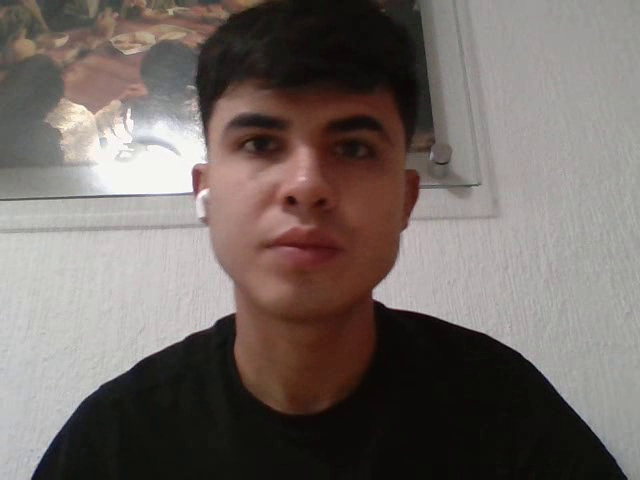
#> input picture frame 20 of angel.mp4, 640 x 480 px
$ python capturandoRostros.py
#> lines starting #> are read from the running program, lines starting #| are printed output that depends on the picture; after the words box and inside, x2 and y2 are one past the last pixel; in counts of white or black regions, pixels touching at a corner belong together
import cv2
import os
import imutils
from dotenv import load_dotenv

# Cargar las variables desde el archivo .env
load_dotenv()

PATH = os.getenv('DATA_PATH')

personName = 'angel'
dataPath = 'C://Users//Angel Diaz//Desktop//Modular//Data'
personPath = dataPath + '/' + personName

if not os.path.exists(personPath):
	print('Carpeta creada: ',personPath)
	os.makedirs(personPath)

#cap = cv2.VideoCapture(0,cv2.CAP_DSHOW)
cap = cv2.VideoCapture('angel.mp4')

faceClassif = cv2.CascadeClassifier(cv2.data.haarcascades+'haarcascade_frontalface_default.xml')
count = 0

while True:

	ret, frame = cap.read()
#> frame is the input picture: shape (480, 640, 3); mean B, G, R 101.5, 105.6, 115.3
	if ret == False: break
	frame =  imutils.resize(frame, width=640)
	gray = cv2.cvtColor(frame, cv2.COLOR_BGR2GRAY)
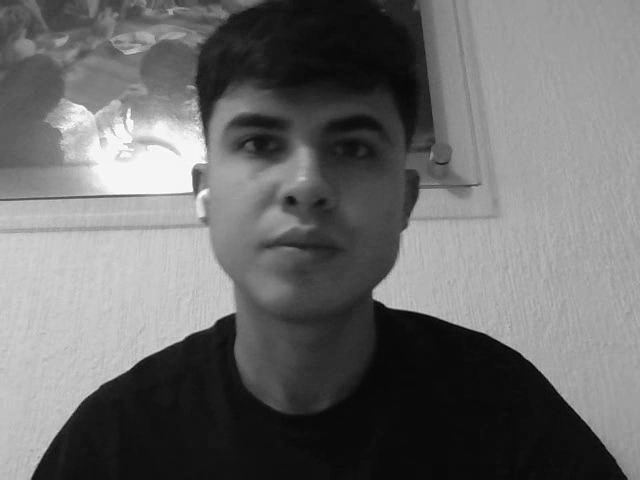
#> gray: shape (480, 640); min 1, max 255, mean 107.9
	auxFrame = frame.copy()

	faces = faceClassif.detectMultiScale(gray,1.3,5)
#> faces = [[181, 49, 244, 244]]

	for (x,y,w,h) in faces:
		cv2.rectangle(frame, (x,y),(x+w,y+h),(0,255,0),2)
		rostro = auxFrame[y:y+h,x:x+w]
		rostro = cv2.resize(rostro,(150,150),interpolation=cv2.INTER_CUBIC)
		cv2.imwrite(personPath + '/rostro_{}.jpg'.format(count),rostro)
		count = count + 1
#> this loop made 1 pass
#> (x, y, w, h, count) on pass 1: (181, 49, 244, 244, 1)
#> pass 1, `rostro = auxFrame[y:y+h,x:x+w]`:
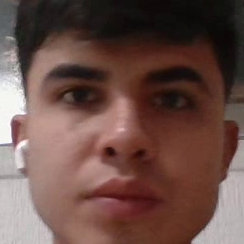
#> rostro: shape (244, 244, 3); mean B, G, R 71.5, 78.2, 106.6
#> after the loop:
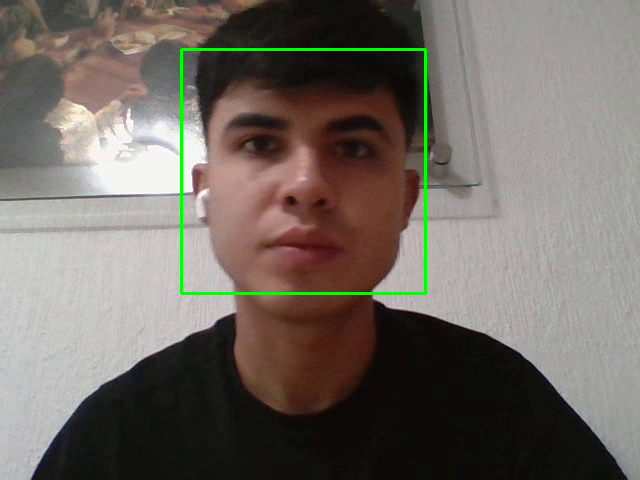
#> frame: shape (480, 640, 3); 0.95% of pixels changed, all inside (x1, y1, x2, y2) = (180, 48, 427, 295)
#> after the loop, count = 1
	cv2.imshow('frame',frame)

	k =  cv2.waitKey(1)
#> (key Esc is pressed here)
	if k == 27 or count >= 300:
		break

cap.release()
cv2.destroyAllWindows()

$ run again, starting later in the video
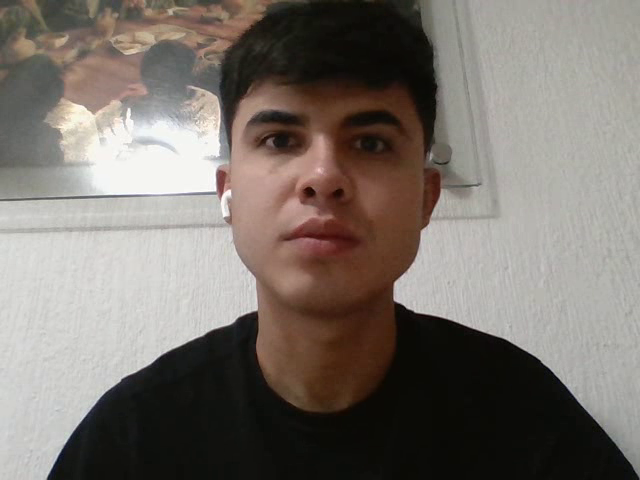
#> input picture frame 90 of angel.mp4, 640 x 480 px
#> frame is the input picture: shape (480, 640, 3); mean B, G, R 108.3, 114.8, 122.3
#> faces = [[206, 50, 231, 231]]
#> the loop `for (x,y,w,h) in faces:` made 1 pass
#> (x, y, w, h, count) on pass 1: (206, 50, 231, 231, 1)
#> pass 1, `rostro = auxFrame[y:y+h,x:x+w]`:
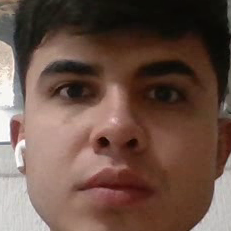
#> rostro: shape (231, 231, 3); mean B, G, R 70.3, 81, 106.2
#> after the loop `for (x,y,w,h) in faces:`:
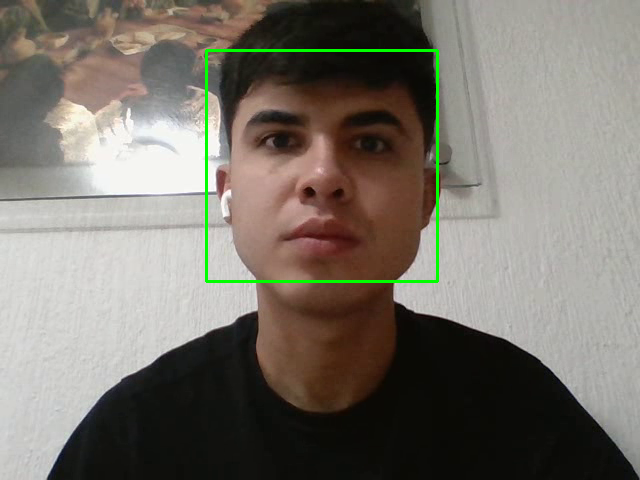
#> frame: shape (480, 640, 3); 0.9% of pixels changed, all inside (x1, y1, x2, y2) = (205, 49, 439, 283)
#> after the loop `for (x,y,w,h) in faces:`: count = 1

$ run again, starting later in the video
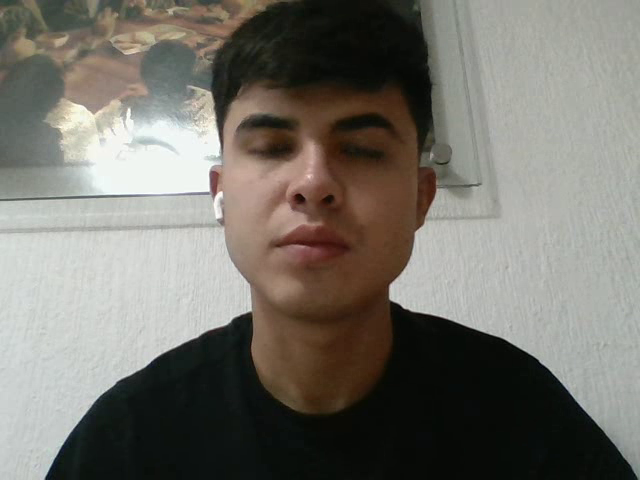
#> input picture frame 160 of angel.mp4, 640 x 480 px
#> frame is the input picture: shape (480, 640, 3); mean B, G, R 107.5, 115, 117.9
#> faces = [[195, 54, 235, 235]]
#> the loop `for (x,y,w,h) in faces:` made 1 pass
#> (x, y, w, h, count) on pass 1: (195, 54, 235, 235, 1)
#> pass 1, `rostro = auxFrame[y:y+h,x:x+w]`:
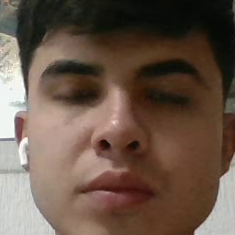
#> rostro: shape (235, 235, 3); mean B, G, R 72.7, 85.7, 105.1
#> after the loop `for (x,y,w,h) in faces:`:
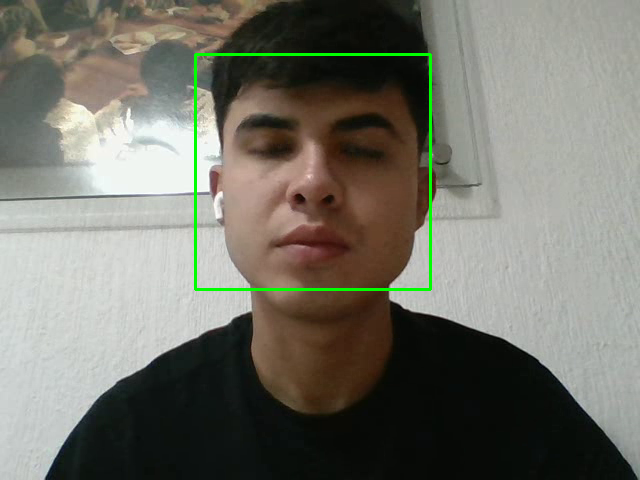
#> frame: shape (480, 640, 3); 0.92% of pixels changed, all inside (x1, y1, x2, y2) = (194, 53, 432, 291)
#> after the loop `for (x,y,w,h) in faces:`: count = 1
